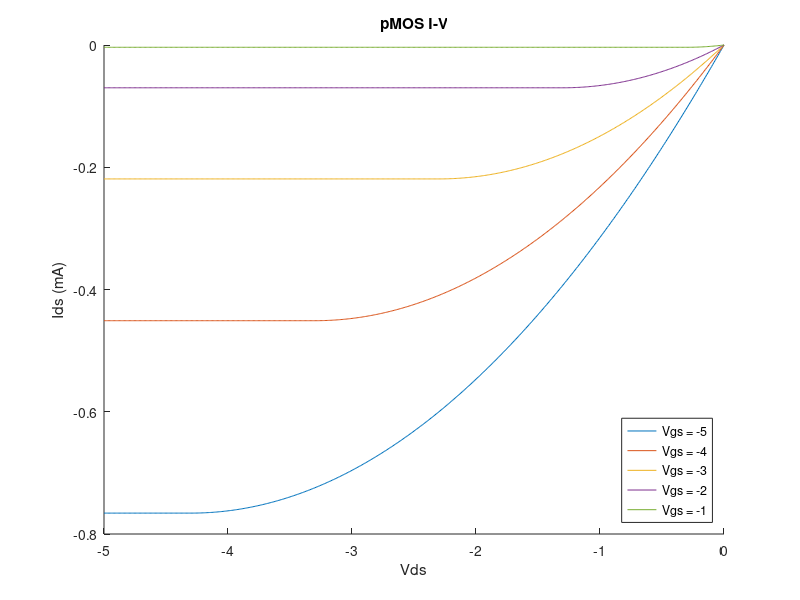

Recreate this plot in MATLAB.
clear all; close all; clc;
Vgs = -5:1:-1;
Vds = -5:0.01:0;
Ids = zeros (1,length(Vds));
Vt = 0.7;
mu = 120;
tox = 100 * 10e-8;
kox = 3.9;
Eo = 8.85 * 10e-14;
Cox = (kox*Eo)/tox;
WdivL = 2;
B = mu*Cox*WdivL;
figure ('Name','pMOS I-V')
hold on
for i = 1:length(Vgs) 
for k = 1:length(Vds)
if abs(Vgs(i)) < abs(Vt)
Ids(k) = 0;
elseif abs(Vds(k)) < abs(Vgs(i)) - abs(Vt) 
    Ids(k) = -B * (abs(Vgs(i)) - abs(Vt) - abs(Vds(k)/2))*abs(Vds(k));
elseif abs(Vds(k)) >= abs(Vgs(i)) - abs(Vt)
    Ids(k) = -(B/2) * (abs(Vgs(i)) -abs(Vt)) * (abs(Vgs(i)) -abs(Vt));

end 
end 

plot (Vds,Ids*1000)
title('pMOS I-V')

end
legend ('Vgs = -5','Vgs = -4','Vgs = -3','Vgs = -2','Vgs = -1','Location','southeast');
xlabel('Vds')
ylabel('Ids (mA)')

